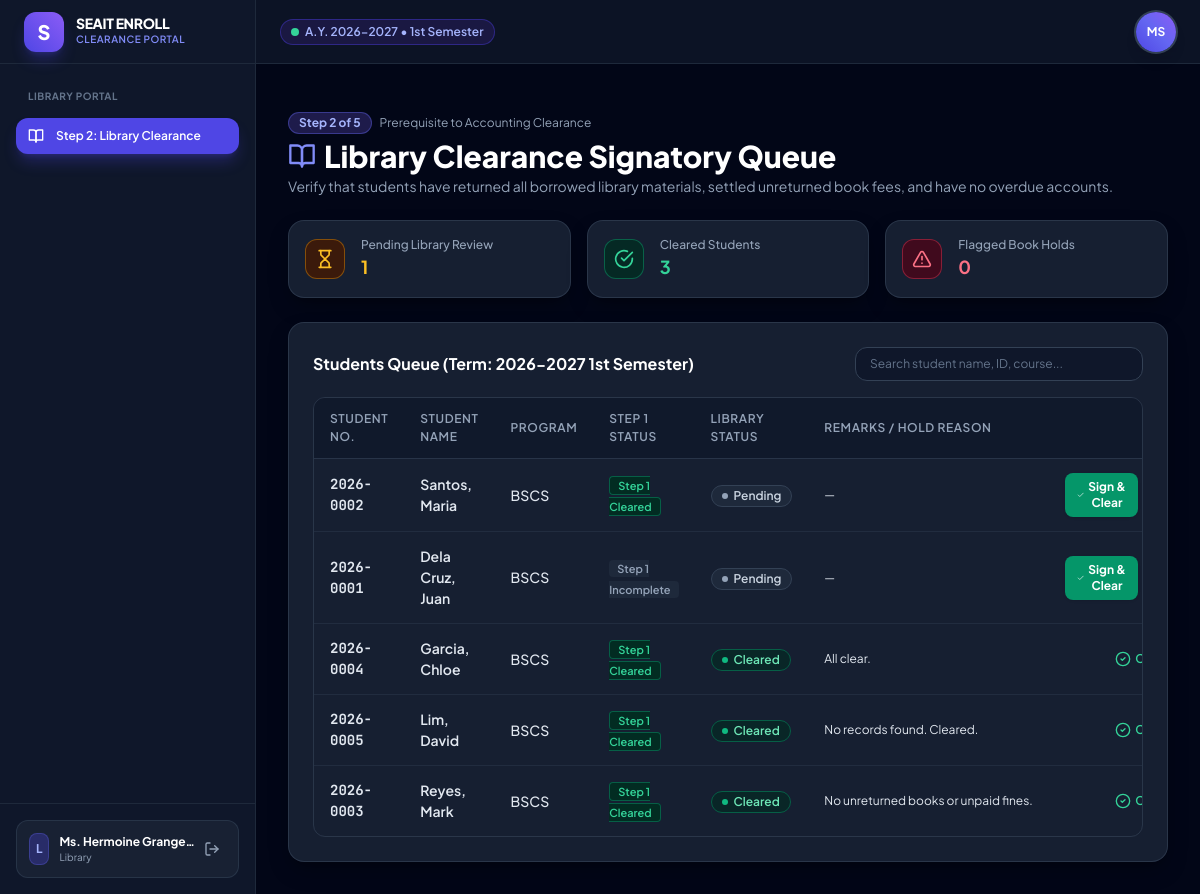
/modules/library/clearance_queue.php (signed in), run on the app's committed database.
### tables this page shows
CREATE TABLE `academic_terms` (
    `id` INT NOT NULL AUTO_INCREMENT PRIMARY KEY,
    `academic_year` VARCHAR(20) NOT NULL,
    `semester` VARCHAR(20) NOT NULL,
    `is_active` TINYINT(1) DEFAULT 0,
    `created_at` TIMESTAMP DEFAULT CURRENT_TIMESTAMP
);

CREATE TABLE `clearance_stages` (
    `id` INT NOT NULL AUTO_INCREMENT PRIMARY KEY,
    `clearance_id` INT NOT NULL,
    `step_number` INT NOT NULL,
    `stage_code` ENUM('dept_initial', 'library', 'accounting', 'registrar', 'dept_final') NOT NULL,
    `stage_title` VARCHAR(100) NOT NULL,
    `status` ENUM('Pending', 'Cleared', 'Flagged') DEFAULT 'Pending',
    `officer_user_id` INT DEFAULT NULL,
    `officer_name` VARCHAR(100) DEFAULT NULL,
    `remarks` TEXT DEFAULT NULL,
    `signed_at` DATETIME DEFAULT NULL,
    `created_at` TIMESTAMP DEFAULT CURRENT_TIMESTAMP,
    UNIQUE KEY `unique_clearance_step` (`clearance_id`, `step_number`)
);

CREATE TABLE `students` (
    `id` INT NOT NULL AUTO_INCREMENT PRIMARY KEY,
    `user_id` INT NOT NULL UNIQUE,
    `student_no` VARCHAR(30) NOT NULL UNIQUE,
    `first_name` VARCHAR(60) NOT NULL,
    `middle_name` VARCHAR(60) DEFAULT NULL,
    `last_name` VARCHAR(60) NOT NULL,
    `birth_date` DATE DEFAULT NULL,
    `age` INT DEFAULT NULL,
    `sex` ENUM('Male', 'Female', 'Other') DEFAULT 'Male',
    `religion` VARCHAR(80) DEFAULT NULL,
    `civil_status` ENUM('Single', 'Married', 'Widowed', 'Separated') DEFAULT 'Single',
    `birth_place` VARCHAR(150) DEFAULT NULL,
    `program_id` INT NOT NULL,
    `year_level` INT NOT NULL DEFAULT 1,
    `enrolling_semester` ENUM('1st Semester', '2nd Semester') DEFAULT '1st Semester',
    `academic_status` ENUM('Regular', 'Irregular', 'Probationary', 'Graduating') DEFAULT 'Regular',
    `contact_no` VARCHAR(20) DEFAULT NULL,
    `address` TEXT DEFAULT NULL,
    `guardian_name` VARCHAR(120) DEFAULT NULL,
    `guardian_contact` VARCHAR(30) DEFAULT NULL,
    `enrollment_status` ENUM('Not Enrolled', 'In Clearance', 'Cleared', 'Enrolled') DEFAULT 'In Clearance',
    `created_at` TIMESTAMP DEFAULT CURRENT_TIMESTAMP
);

CREATE TABLE `programs` (
    `id` INT NOT NULL AUTO_INCREMENT PRIMARY KEY,
    `department_id` INT NOT NULL,
    `code` VARCHAR(20) NOT NULL UNIQUE,
    `name` VARCHAR(150) NOT NULL,
    `total_years` INT DEFAULT 4,
    `created_at` TIMESTAMP DEFAULT CURRENT_TIMESTAMP
);

### modules/library/clearance_queue.php (the view, shortened to what this page needs)
<?php
require_once __DIR__ . '/../../config/functions.php';
$active_term = get_active_term();
$db = getDB();
$query = "SELECT cs.id as stage_id, cs.status as stage_status, cs.signed_at, cs.remarks,
                 cr.id as clearance_id, cr.current_step, cr.overall_status,
                 s.id as student_id, s.student_no, s.first_name, s.last_name, s.year_level,
                 p.code as program_code, p.name as program_name,
                 (SELECT status FROM clearance_stages WHERE clearance_id = cr.id AND step_number = 1) as step1_status
          FROM clearance_stages cs
          JOIN clearance_requests cr ON cs.clearance_id = cr.id
          JOIN students s ON cr.student_id = s.id
          JOIN programs p ON s.program_id = p.id
          WHERE cs.step_number = 2 AND cr.academic_term_id = ?
          ORDER BY (CASE WHEN cs.status = 'Pending' AND cr.current_step >= 2 THEN 1 WHEN cs.status = 'Flagged' THEN 2 ELSE 3 END), s.last_name ASC";
$stmt = $db->prepare($query);
$stmt->execute([$active_term['id']]);
$students = $stmt->fetchAll();
include __DIR__ . '/../../includes/header.php';
?>
<div class="space-y-6 max-w-7xl mx-auto">
    <div class="flex flex-col sm:flex-row sm:items-center justify-between gap-4">
        <div>
            <div class="flex items-center gap-2">
                <span class="px-2.5 py-0.5 rounded-full text-xs font-bold bg-indigo-950 text-indigo-300 border border-indigo-500/40">
                    Step 2 of 5
                </span>
                <span class="text-xs text-slate-400">Prerequisite to Accounting Clearance</span>
            </div>
            <h1 class="text-2xl sm:text-3xl font-extrabold text-white mt-1 flex items-center gap-2">
                <i data-lucide="book-open" class="w-7 h-7 text-indigo-400"></i>
                Library Clearance Signatory Queue
            </h1>
            <p class="text-xs sm:text-sm text-slate-400 mt-0.5">
                Verify that students have returned all borrowed library materials, settled unreturned book fees, and have no overdue accounts.
            </p>
        </div>
    </div>
    <div class="grid grid-cols-1 sm:grid-cols-3 gap-4">
        <div class="glass-card p-4 flex items-center gap-4">
            <div class="w-10 h-10 rounded-xl bg-amber-950/80 border border-amber-500/40 flex items-center justify-center text-amber-400">
                <i data-lucide="hourglass" class="w-5 h-5"></i>
            </div>
            <div>
                <div class="text-xs text-slate-400 font-medium">Pending Library Review</div>
                <div class="text-lg font-bold text-amber-400"><?= count(array_filter($students, fn($s) => $s['stage_status'] === 'Pending' && $s['current_step'] >= 2)) ?></div>
            </div>
        </div>
        <div class="glass-card p-4 flex items-center gap-4">
            <div class="w-10 h-10 rounded-xl bg-emerald-950/80 border border-emerald-500/40 flex items-center justify-center text-emerald-400">
                <i data-lucide="check-circle" class="w-5 h-5"></i>
            </div>
            <div>
                <div class="text-xs text-slate-400 font-medium">Cleared Students</div>
                <div class="text-lg font-bold text-emerald-400"><?= count(array_filter($students, fn($s) => $s['stage_status'] === 'Cleared')) ?></div>
            </div>
        </div>
        <div class="glass-card p-4 flex items-center gap-4">
            <div class="w-10 h-10 rounded-xl bg-rose-950/80 border border-rose-500/40 flex items-center justify-center text-rose-400">
                <i data-lucide="alert-triangle" class="w-5 h-5"></i>
            </div>
            <div>
                <div class="text-xs text-slate-400 font-medium">Flagged Book Holds</div>
                <div class="text-lg font-bold text-rose-400"><?= count(array_filter($students, fn($s) => $s['stage_status'] === 'Flagged')) ?></div>
            </div>
        </div>
    </div>
    <div class="glass-card p-6 space-y-4">
        <div class="flex flex-col sm:flex-row sm:items-center justify-between gap-4">
            <h2 class="text-base font-bold text-white">Students Queue (Term: <?= htmlspecialchars($active_term['academic_year']) ?> <?= htmlspecialchars($active_term['semester']) ?>)</h2>
            <div class="w-full sm:w-72">
                <input type="text" data-table-search="lib-table" placeholder="Search student name, ID, course..." class="w-full bg-slate-900 border border-slate-700 rounded-xl px-3.5 py-2 text-xs text-white placeholder-slate-500 focus:outline-none focus:border-indigo-500">
            </div>
        </div>
        <div class="data-table-container">
            <table class="data-table" id="lib-table">
                <thead>
                    <tr>
                        <th>Student No.</th>
                        <th>Student Name</th>
                        <th>Program</th>
                        <th>Step 1 Status</th>
                        <th>Library Status</th>
                        <th>Remarks / Hold Reason</th>
                        <th class="text-right">Actions</th>
                    </tr>
                </thead>
                <tbody>
                    <?php if (empty($students)): ?>
                        <tr>
                            <td colspan="7" class="text-center py-8 text-slate-500 italic">No records in library queue.</td>
                        </tr>
                    <?php else: ?>
                        <?php foreach ($students as $row):
                            $is_step1_cleared = ($row['step1_status'] === 'Cleared');
                        ?>
                            <tr>
                                <td class="font-mono font-bold text-indigo-400"><?= htmlspecialchars($row['student_no']) ?></td>
                                <td class="font-semibold text-white"><?= htmlspecialchars($row['last_name'] . ', ' . $row['first_name']) ?></td>
                                <td class="font-medium text-slate-300"><?= htmlspecialchars($row['program_code']) ?></td>
                                <td>
                                    <span class="px-2 py-0.5 rounded text-[11px] font-semibold <?= $is_step1_cleared ? 'bg-emerald-950 text-emerald-400 border border-emerald-800' : 'bg-slate-800 text-slate-400' ?>">
                                        <?= $is_step1_cleared ? 'Step 1 Cleared' : 'Step 1 Incomplete' ?>
                                    </span>
                                </td>
                                <td><?= get_status_badge($row['stage_status']) ?></td>
                                <td class="text-xs text-slate-400 max-w-xs truncate">
                                    <?= $row['remarks'] ? htmlspecialchars($row['remarks']) : '—' ?>
                                </td>
                                <td class="text-right">
                                    <div class="flex items-center justify-end gap-2">
                                        <?php if ($row['stage_status'] !== 'Cleared'): ?>
                                            <button onclick="triggerSignModal(<?= $row['stage_id'] ?>, '<?= htmlspecialchars(addslashes($row['first_name'] . ' ' . $row['last_name'] . ' (' . $row['student_no'] . ')')) ?>')" class="px-3 py-1.5 bg-emerald-600 hover:bg-emerald-500 text-white text-xs font-bold rounded-lg shadow transition-all flex items-center gap-1">
                                                <i data-lucide="check" class="w-3.5 h-3.5"></i>
                                                Sign & Clear
                                            </button>
                                        <?php else: ?>
                                            <span class="text-xs text-emerald-400 font-semibold flex items-center gap-1">
                                                <i data-lucide="check-circle-2" class="w-4 h-4"></i>
                                                Cleared
                                            </span>
                                        <?php endif; ?>
                                    </div>
                                </td>
                            </tr>
                        <?php endforeach; ?>
                    <?php endif; ?>
                </tbody>
            </table>
        </div>
    </div>
</div>
<?php include __DIR__ . '/../../includes/footer.php'; ?>

### includes/header.php (shortened to what this page needs)
<?php
require_once __DIR__ . '/../config/functions.php';
$user = current_user();
$active_term = get_active_term();
?>
<!DOCTYPE html>
<html lang="en" class="dark">
<head>
    <script src="https://cdn.tailwindcss.com"></script>
    <link rel="stylesheet" href="<?= url('assets/css/style.css') ?>">
    <link rel="stylesheet" href="<?= url('assets/css/print.css') ?>" media="print">
</head>
<body class="bg-slate-950 text-slate-100 flex min-h-screen">
    <?php if (is_logged_in()): ?>
    <?php include __DIR__ . '/sidebar.php'; ?>
    <?php endif; ?>
    <div class="flex-1 flex flex-col min-w-0">
        <?php if (is_logged_in()): ?>
        <header class="h-16 bg-slate-900/80 backdrop-blur-md border-b border-slate-800 flex items-center justify-between px-4 sm:px-6 z-30 sticky top-0">
            <div class="flex items-center gap-3">
                <div class="flex items-center gap-2">
                    <span class="inline-flex items-center gap-1.5 px-2.5 py-1 rounded-full text-xs font-semibold bg-indigo-950/80 text-indigo-300 border border-indigo-700/50">
                        <span class="w-2 h-2 rounded-full bg-emerald-400 animate-pulse"></span>
                        A.Y. <?= htmlspecialchars($active_term['academic_year']) ?> &bull; <?= htmlspecialchars($active_term['semester']) ?>
                    </span>
                </div>
            </div>
            <div class="flex items-center gap-4">
                <div class="relative" id="user-profile-menu-container">
                    <button type="button" id="user-profile-btn" onclick="toggleUserProfileDropdown(event)" class="w-10 h-10 rounded-full bg-gradient-to-tr from-indigo-600 via-indigo-500 to-violet-500 hover:from-indigo-500 hover:to-violet-400 flex items-center justify-center font-bold text-xs text-white shadow-lg ring-2 ring-slate-700 hover:ring-indigo-400 active:scale-95 transition-all focus:outline-none cursor-pointer select-none" aria-label="User profile menu" aria-expanded="false" title="Tap to toggle Actions Menu">
                        <span id="user-avatar-initials" class="pointer-events-none"><?= strtoupper(substr($user['full_name'] ?? $user['username'], 0, 2)) ?></span>
                    </button>
                </div>
            </div>
        </header>
        <?php endif; ?>
        <div class="px-4 sm:px-6 pt-4">
        </div>
        <main class="flex-1 overflow-y-auto p-4 sm:p-6 lg:p-8">

### config/functions.php (shortened to what this page needs)
<?php
function url($path = '') {
    return BASE_URL . ltrim($path, '/');
}
function is_logged_in() {
    return isset($_SESSION['user_id']) && !empty($_SESSION['user_id']);
}
function current_user() {
    return [
        'id'            => $_SESSION['user_id'] ?? null,
        'username'      => $_SESSION['username'] ?? '',
        'email'         => $_SESSION['email'] ?? '',
        'role'          => $_SESSION['role'] ?? '',
        'full_name'     => $_SESSION['full_name'] ?? '',
        'department_id' => $_SESSION['department_id'] ?? null,
        'student_id'    => $_SESSION['student_id'] ?? null,
        'student_no'    => $_SESSION['student_no'] ?? null,
        'program_id'    => $_SESSION['program_id'] ?? null,
        'program_code'  => $_SESSION['program_code'] ?? null,
    ];
}
function get_active_term() {
    $db = getDB();
    $stmt = $db->query("SELECT * FROM academic_terms WHERE is_active = 1 LIMIT 1");
    $term = $stmt->fetch();
    return $term;
}
function get_status_badge($status) {
    $status = trim($status);
    switch (strtolower($status)) {
        case 'cleared':
        case 'completed':
        case 'enrolled':
        case 'resolved':
        case 'fully paid':
            return '<span class="inline-flex items-center px-2.5 py-0.5 rounded-full text-xs font-semibold bg-emerald-100 text-emerald-800 dark:bg-emerald-950/60 dark:text-emerald-300 border border-emerald-200 dark:border-emerald-800"><span class="w-1.5 h-1.5 rounded-full bg-emerald-500 mr-1.5"></span>' . htmlspecialchars($status) . '</span>';
        case 'pending':
        case 'unpaid':
            return '<span class="inline-flex items-center px-2.5 py-0.5 rounded-full text-xs font-semibold bg-slate-100 text-slate-700 dark:bg-slate-800 dark:text-slate-300 border border-slate-200 dark:border-slate-700"><span class="w-1.5 h-1.5 rounded-full bg-slate-400 mr-1.5"></span>' . htmlspecialchars($status) . '</span>';
    }
}

### data on the page
academic_terms: academic_year "2026-2027", semester "1st Semester"
clearance_stages: students.student_no "2026-0002", students.last_name+first_name "Santos, Maria", programs.code "BSCS", shows "Step 1 Cleared", status "Pending"
clearance_stages: students.student_no "2026-0001", students.last_name+first_name "Dela Cruz, Juan", programs.code "BSCS", shows "Step 1 Incomplete", status "Pending"
clearance_stages: students.student_no "2026-0004", students.last_name+first_name "Garcia, Chloe", programs.code "BSCS", shows "Step 1 Cleared", status "Cleared", remarks "All clear."
clearance_stages: students.student_no "2026-0005", students.last_name+first_name "Lim, David", programs.code "BSCS", shows "Step 1 Cleared", status "Cleared", remarks "No records found. Cleared."
clearance_stages: students.student_no "2026-0003", students.last_name+first_name "Reyes, Mark", programs.code "BSCS", shows "Step 1 Cleared", status "Cleared", remarks "No unreturned books or unpaid fines."

### other printed values
$role "LIBRARY"
substr($user['username'] ?? 'U', 0, 1) "L"
$user['full_name'] "Ms. Hermoine Grange…"
$user['role'] "Library"
substr($user['full_name'] ?? $user['username'], 0, 2) "MS"
